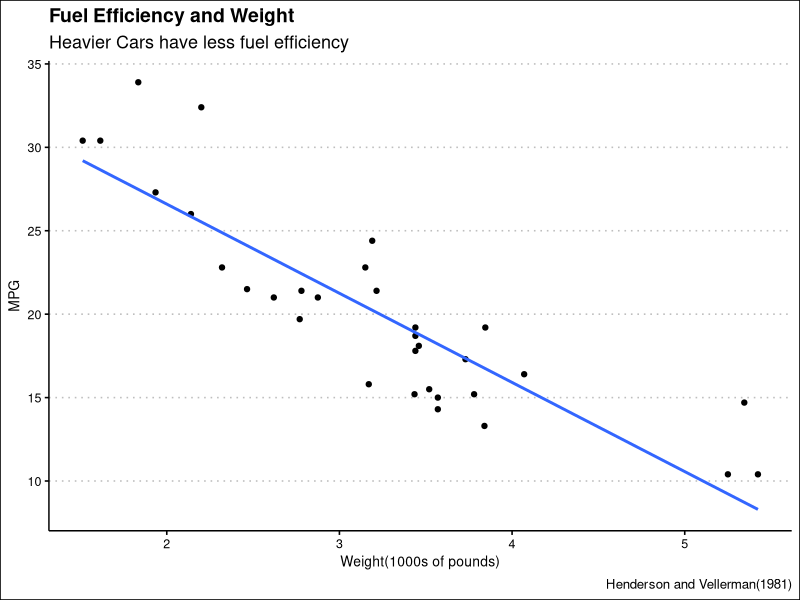

Write R code to recreate this figure.

library(tidyverse)
library(ggthemes)

car_plot <- mtcars |>
  select(mpg, wt) |>
  ggplot(aes(x = wt, y = mpg)) + 
  geom_point() +
  geom_smooth(method = "lm",
              formula = y ~ x, se = FALSE) +
  theme_clean() +
  labs(
    title = "Fuel Efficiency and Weight",
    subtitle = "Heavier Cars have less fuel efficiency",
    x = "Weight(1000s of pounds)", y = "MPG",
    caption = "Henderson and Vellerman(1981)"
  )
write_rds(car_plot, "car-plot.rds")

